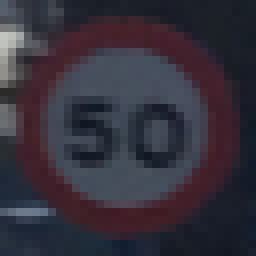
#> input picture traffic-spain-1.png, 32 x 32 px (shown 8 times larger); its folder holds 4 pictures in this run
$ jupyter execute --allow-errors Traffic_Sign_Classifier.ipynb   (shell and % lines are left out)
#> lines starting #> are read from the running program, lines starting #| are printed output that depends on the picture
# Self-Driving Car Engineer Nanodegree

## Deep Learning

## Project: Build a Traffic Sign Recognition Classifier

In this notebook, a template is provided for you to implement your functionality in stages which is required to successfully complete this project. If additional code is required that cannot be included in the notebook, be sure that the Python code is successfully imported and included in your submission, if necessary. Sections that begin with **'Implementation'** in the header indicate where you should begin your implementation for your project. Note that some sections of implementation are optional, and will be marked with **'Optional'** in the header.

In addition to implementing code, there will be questions that you must answer which relate to the project and your implementation. Each section where you will answer a question is preceded by a **'Question'** header. Carefully read each question and provide thorough answers in the following text boxes that begin with **'Answer:'**. Your project submission will be evaluated based on your answers to each of the questions and the implementation you provide.

>**Note:** Code and Markdown cells can be executed using the **Shift + Enter** keyboard shortcut. In addition, Markdown cells can be edited by typically double-clicking the cell to enter edit mode.

---
## Step 0: Load The Data

[cell 1]
# Load pickled data
import pickle

# TODO: Fill this in based on where you saved the training and testing data

training_file = 'train.p'
testing_file = 'test.p'

#> (the rest of this cell did not finish here and is left out)

---

## Step 1: Dataset Summary & Exploration

The pickled data is a dictionary with 4 key/value pairs:

- `'features'` is a 4D array containing raw pixel data of the traffic sign images, (num examples, width, height, channels).
- `'labels'` is a 1D array containing the label/class id of the traffic sign. The file `signnames.csv` contains id -> name mappings for each id.
- `'sizes'` is a list containing tuples, (width, height) representing the the original width and height the image.
- `'coords'` is a list containing tuples, (x1, y1, x2, y2) representing coordinates of a bounding box around the sign in the image. **THESE COORDINATES ASSUME THE ORIGINAL IMAGE. THE PICKLED DATA CONTAINS RESIZED VERSIONS (32 by 32) OF THESE IMAGES**

Complete the basic data summary below.

#> (a cell that did not finish here is left out)

Visualize the German Traffic Signs Dataset using the pickled file(s). This is open ended, suggestions include: plotting traffic sign images, plotting the count of each sign, etc.

The [Matplotlib](http://matplotlib.org/) [examples](http://matplotlib.org/examples/index.html) and [gallery](http://matplotlib.org/gallery.html) pages are a great resource for doing visualizations in Python.

**NOTE:** It's recommended you start with something simple first. If you wish to do more, come back to it after you've completed the rest of the sections.

[cell 3]
### Data exploration visualization goes here.
### Feel free to use as many code cells as needed.
import matplotlib.pyplot as plt
# Visualizations will be shown in the notebook.

import random
import numpy as np
import matplotlib.pyplot as plt

#> (the rest of this cell did not finish here and is left out)

----

## Step 2: Design and Test a Model Architecture

Design and implement a deep learning model that learns to recognize traffic signs. Train and test your model on the [German Traffic Sign Dataset](http://benchmark.ini.rub.de/?section=gtsrb&subsection=dataset).

There are various aspects to consider when thinking about this problem:

- Neural network architecture
- Play around preprocessing techniques (normalization, rgb to grayscale, etc)
- Number of examples per label (some have more than others).
- Generate fake data.

Here is an example of a [published baseline model on this problem](http://yann.lecun.com/exdb/publis/pdf/sermanet-ijcnn-11.pdf). It's not required to be familiar with the approach used in the paper but, it's good practice to try to read papers like these.

**NOTE:** The LeNet-5 implementation shown in the [classroom](https://classroom.udacity.com/nanodegrees/nd013/parts/fbf77062-5703-404e-b60c-95b78b2f3f9e/modules/6df7ae49-c61c-4bb2-a23e-6527e69209ec/lessons/601ae704-1035-4287-8b11-e2c2716217ad/concepts/d4aca031-508f-4e0b-b493-e7b706120f81) at the end of the CNN lesson is a solid starting point. You'll have to change the number of classes and possibly the preprocessing, but aside from that it's plug and play!

### Implementation

Use the code cell (or multiple code cells, if necessary) to implement the first step of your project. Once you have completed your implementation and are satisfied with the results, be sure to thoroughly answer the questions that follow.

[cell 4]
# the training dataset is composed of bursts of images from the same video
# typically each video has 30 images and they are sequential in the set
# however the size of the training set 39209 is not divisible by 30
# there's one missing image at index 30*1122+29 (found by visual inspection)
# the code below just duplicates the previous one to make the training
# set bursts aligned each 30 images. This will become handy later

fig, axes = plt.subplots(6, 15, figsize=(10,6))

#> (the rest of this cell did not finish here and is left out)

[cell 5]
### Preprocess the data here.
### Generate data additional data (OPTIONAL!)
### Feel free to use as many code cells as needed.
import cv2

# [12 lines left out: functions to_yuv, equalize, not called in this run]

def normalize(items):
    return equalize(to_yuv(items))

# [18 lines left out: functions rotate, distort_perspective, not called in this run]

# how many additional (faked) copies do we need?
fake_rotations    = 3
fake_perspectives = 2
fake_factor       = fake_rotations + fake_perspectives

# initialize ?_train_faked as empty arrays first
#> (the rest of this cell did not finish here and is left out)

[cell 6]
# show a few faked items
fig, axes = plt.subplots(6, 12, figsize=(10,6))
#> (the rest of this cell did not finish here and is left out)

### Question 1

_Describe how you preprocessed the data. Why did you choose that technique?_

**Answer:**

I decided to convert data to YUV (YCrCb) and equalize the histogram on the luminance (Y). My goal was to try to emulate the ["Traffic Sign Recognition with Multi-Scale Convolutional Networks"](http://yann.lecun.com/exdb/publis/pdf/sermanet-ijcnn-11.pdf) paper (the "paper" henceforward) and they described similar processing. I decided to keep images UINT8 since I also will augment the data later and memory was an issue when I converted it to float.

I also decided against applying further local normalization for edge enhancement as in the paper to keep things simple, although contrast adaptative histogram equalization performs a similar function.

[cell 7]
### and split the data into training/validation/testing sets here.
### Feel free to use as many code cells as needed.

from sklearn.utils import shuffle
from sklearn.model_selection import train_test_split

#> (the rest of this cell did not finish here and is left out)

# Question 2

_Describe how you set up the training, validation and testing data for your model. **Optional**: If you generated additional data, how did you generate the data? Why did you generate the data? What are the differences in the new dataset (with generated data) from the original dataset?_

**Answer:**

***Fixing the training set***

The training dataset is composed of bursts of images from the same video scene. Typically each video has 30 images and they are sequential in the sets.

However the size of the training set (39209) which is not divisible by 30. There's one missing image at index 30*1122+29 (found by visual inspection). I added a missing sample at the right spot to make the training set bursts aligned each 30 images.

Knowing that each burst of 30 images belongs to the same video scene will help when picking the validation set. The rationale is that images from the same burst are too similar amongst themselves so if we blindly split the training set the validation set without accounting for this we will have images in the validation set too similar to the training set, and we want the validation set to be as close as possible as the test set (unseen images).

***Augmented data***
I decided to create additional copies of the data following the approach in the paper.

I added the following:
* Rotating [-15,15] degrees with center of rotation [-2,2] of center of image and scaling it [0.95,1.05]. This is mentioned in the paper.
* Changing the perspective of the image by taking a poligon whose vertex are 4px far apart (x,y) from each point of the normal bounding box (0,0) (32,0) (0,32) (32,32). This is not described in the paper but I noticed in the video tha the camera perspective changes so this processing roughly simulates that.

At the end I created ~20X more faked images for training.

***Training, Validation and testing***

I performed *a lot* of experiments to arrive to my current implementation and learned a lot in the process. Initially I started with a vanilla LeNet-5 and initially achieved ~90% test accuracy vs. ~95% validation accuracy. I watched [Andrew Ng video](https://www.youtube.com/watch?v=F1ka6a13S9I) where he describes what to do then the difference between test and validation accuracy is high: add more data or deepen your network.

It took me a while to realize that I was including similar images to the training data (belonging to same video sequence). At that point I implemented the 30 image video burst splitting which makes sure bursts are included in either the training set or the validation set, and that there are no images mixed in the validation and training sets that belong to the same burst.

After creating 20X more examples I split the data as follows:

* *Test set* untouched (normalized)
* *Validation set* consists of 10% of the original (non-augmented) training examples all belonging to the same bursts.
* *Training set* consists of 90% of the original (non-augmented) training examples plus 20X new faked samples (generated by perspective warping and rotating of original samples). The training set does not contain any image (original or augmented) that belongs to any burst present in the validation set.

Note: ideally we'd like to have the validation set as close as possible to the test set. I did not include any faked images in the validation set because I think it increases the chances of having bigger difference betwen test and validation accuracy. In the same vein, I picked the validation set with the same classes distribution as the training set (and hence the test set) by using (stratify) in the *test_train_split* function.

[cell 8]
### Define your architecture here.
### Feel free to use as many code cells as needed.

import tensorflow as tf

EPOCHS = 100

from tensorflow.contrib.layers import flatten
tf.reset_default_graph()
#> (this line was passed over: tensorflow is not available in this run)

# [66 lines left out: function SermanetInspired10, not called in this run]

#> (a cell that did not finish here is left out)

#> (a cell that did not finish here is left out)

### Question 3

_What does your final architecture look like? (Type of model, layers, sizes, connectivity, etc.)  For reference on how to build a deep neural network using TensorFlow, see [Deep Neural Network in TensorFlow
](https://classroom.udacity.com/nanodegrees/nd013/parts/fbf77062-5703-404e-b60c-95b78b2f3f9e/modules/6df7ae49-c61c-4bb2-a23e-6527e69209ec/lessons/b516a270-8600-4f93-a0a3-20dfeabe5da6/concepts/83a3a2a2-a9bd-4b7b-95b0-eb924ab14432) from the classroom._

**Answer:**

I attempted to follow the paper as much as I could, here's the result:

I tried various other topologies, especially a bigger FC at the bottom which gives goods results but I wanted to stick to the paper. I also tried different padding for the convolutional filters but I left what I believe was used in the paper (zero-padding on conv. nets). In retrospect I don't think this is a good idea in this case as it adds some overhead and you could use the extra power in a bigger net at the bottom or deeper depth at the second stage.

[cell 11]
### Train your model here.
### Feel free to use as many code cells as needed.
from time import time

# so few hyperparams that we set up grid search
#> (the rest of this cell did not finish here and is left out)

#> (a cell that did not finish here is left out)

### Question 4

_How did you train your model? (Type of optimizer, batch size, epochs, hyperparameters, etc.)_

**Answer:**

I used Adam optimization for minimal tuning of the learning rate and introducing less hyperparameters. I tried various learning rates but found 0.001 to work fine.

I ran more than 60 combinations of models, hyperparamters and training.
I documented all in [this Google spreadsheet](https://docs.google.com/spreadsheets/d/1CWx-MA_36FrpILSZ-S15gJctL4EiGj-b7T3TVwkR6bY/edit#gid=0).

The training cycle stops at 100 epochs or if there's M epochs with decreasing validation accuracy (M was 5 for short test and 15 for longer ones).

### Question 5

_What approach did you take in coming up with a solution to this problem? It may have been a process of trial and error, in which case, outline the steps you took to get to the final solution and why you chose those steps. Perhaps your solution involved an already well known implementation or architecture. In this case, discuss why you think this is suitable for the current problem._

**Answer:**

My goal was to replicate the results of the paper inasmuch as possible. I managed to get 95% accuracy in the test set using a similar number of trainable parameters (1,681,559) as in the paper and no dropout. Using dropout and more complex network (1024 FC layers just before the logits instead of 100) I got 97.4% test accuracy.

The order was:
- LeNet-5 w/o augmentation
- Various inspirations of the net in the paper Sermanet (referred here as "SermanetX"): initially I set the final FC layers too big and produced great results on the test set but I was concerned at the difference between test and validation accuracy.
- Continued with data augmentation: added rotation and  warping.
- Debugging until I noticed the validation set had images related to the training set. Implemented train/validation split accouting for this.
- Small grid search for hyperparameters, especially dropout and batch size (tried to maximize for speed).

---

## Step 3: Test a Model on New Images

Take several pictures of traffic signs that you find on the web or around you (at least five), and run them through your classifier on your computer to produce example results. The classifier might not recognize some local signs but it could prove interesting nonetheless.

You may find `signnames.csv` useful as it contains mappings from the class id (integer) to the actual sign name.

### Implementation

Use the code cell (or multiple code cells, if necessary) to implement the first step of your project. Once you have completed your implementation and are satisfied with the results, be sure to thoroughly answer the questions that follow.

[cell 13]
# Reinitialize and re-import if starting a new kernel here
import matplotlib.pyplot as plt

import tensorflow as tf
import numpy as np
import cv2

[cell 14]
### Load the images and plot them here.
### Feel free to use as many code cells as needed.

import glob
import matplotlib.image as mpimg
import scipy.ndimage

fig, axes = plt.subplots(1,5, figsize=(5, 1))

new_images = np.empty((5,32,32,3), dtype=np.uint8)

for i, img in enumerate(glob.glob('./traffic-*.png')):
    image = scipy.ndimage.imread(img)
#> image is the input picture: shape (32, 32, 3); mean R, G, B 53.4, 48.7, 60.1
    axes[i].axis('off')
    axes[i].imshow(image)
    new_images[i] = image

print(new_images.shape)
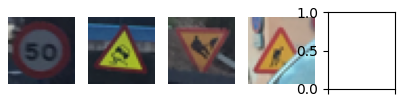
#> figure drawn by matplotlib, 4 panels

### Question 6

_Choose five candidate images of traffic signs and provide them in the report. Are there any particular qualities of the image(s) that might make classification difficult? It could be helpful to plot the images in the notebook._

**Answer:**

I chose the images above:

1. (25 - construction work) is partially occluded.
2. (25 - construction work) tipped down. I've built some rotation invariance into my model so I am curious as to how it will perform.
3. (23 - sloppy road) has yellow background so it should not be very difficult.
4. (2  - 50km.h speeed limit) should be easy.
5. (28 - children crossing) is blurry.

[cell 15]
### Run the predictions here.
### Feel free to use as many code cells as needed.
new_labels = [25, 25, 23,2, 28]
#> new_labels = [25, 25, 23, 2, 28]
#> (the rest of this cell did not finish here and is left out)
